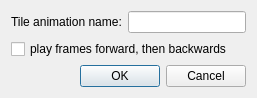
<?xml version="1.0" encoding="UTF-8"?>
<ui version="4.0">
 <class>TileAnimationDialog</class>
 <widget class="QDialog" name="TileAnimationDialog">
  <property name="geometry">
   <rect>
    <x>0</x>
    <y>0</y>
    <width>257</width>
    <height>92</height>
   </rect>
  </property>
  <property name="windowTitle">
   <string>Dialog</string>
  </property>
  <layout class="QVBoxLayout" name="verticalLayout">
   <item>
    <layout class="QHBoxLayout" name="horizontalLayout">
     <item>
      <widget class="QLabel" name="label">
       <property name="text">
        <string>Tile animation name:</string>
       </property>
      </widget>
     </item>
     <item>
      <widget class="QLineEdit" name="lineEditAnimationName"/>
     </item>
    </layout>
   </item>
   <item>
    <widget class="QCheckBox" name="checkBoxPlayForwardAndBackward">
     <property name="text">
      <string>play frames forward, then backwards</string>
     </property>
    </widget>
   </item>
   <item>
    <widget class="QDialogButtonBox" name="buttonBox">
     <property name="orientation">
      <enum>Qt::Horizontal</enum>
     </property>
     <property name="standardButtons">
      <set>QDialogButtonBox::Cancel|QDialogButtonBox::Ok</set>
     </property>
    </widget>
   </item>
  </layout>
 </widget>
 <resources/>
 <connections>
  <connection>
   <sender>buttonBox</sender>
   <signal>accepted()</signal>
   <receiver>TileAnimationDialog</receiver>
   <slot>accept()</slot>
   <hints>
    <hint type="sourcelabel">
     <x>248</x>
     <y>254</y>
    </hint>
    <hint type="destinationlabel">
     <x>157</x>
     <y>274</y>
    </hint>
   </hints>
  </connection>
  <connection>
   <sender>buttonBox</sender>
   <signal>rejected()</signal>
   <receiver>TileAnimationDialog</receiver>
   <slot>reject()</slot>
   <hints>
    <hint type="sourcelabel">
     <x>316</x>
     <y>260</y>
    </hint>
    <hint type="destinationlabel">
     <x>286</x>
     <y>274</y>
    </hint>
   </hints>
  </connection>
 </connections>
</ui>
